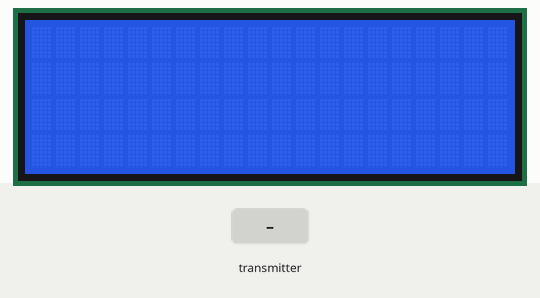
Simulated run of this sketch. Board: Arduino Uno, built with avr-gcc and run on an emulated ATmega328P. On the bench: 20×4 character LCD. The test bench sets the inputs (shaded band). No radio packets arrive unless stated; what the sketch prints to the serial monitor is not drawn.

Above: at 1.2 s.
1.3 s: the transmitter starts sending arr.0 = 0
At 2.5 s:
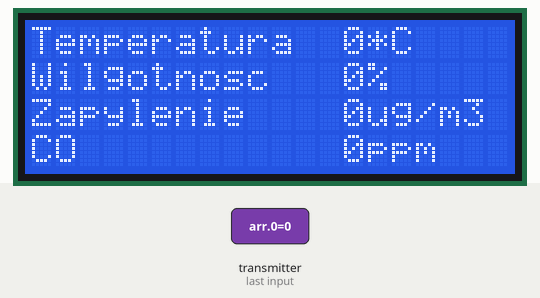
2.8 s: the transmitter starts sending arr.0 = 100
At 3.8 s:
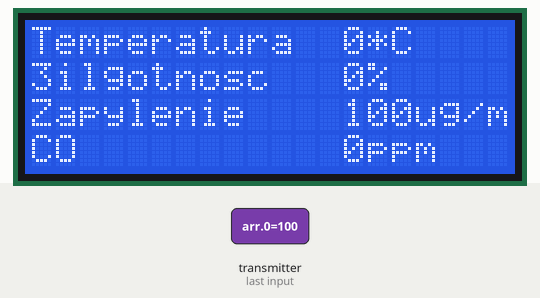
4.3 s: the transmitter starts sending arr.0 = 0
At 4.7 s:
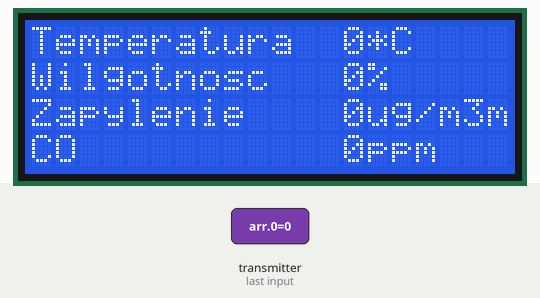
5.8 s: the transmitter starts sending arr.1 = 25
At 6.9 s:
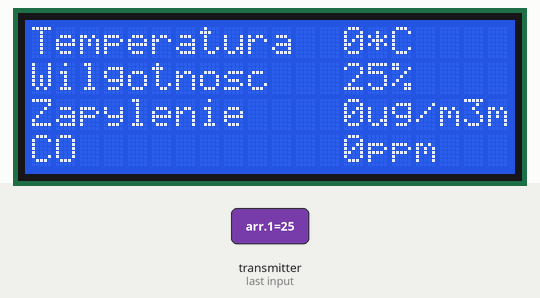
7.4 s: the transmitter starts sending arr.1 = 0
At 8.6 s:
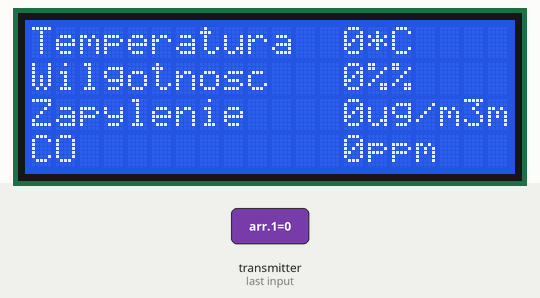
8.9 s: the transmitter starts sending arr.0 = 25
At 9.6 s:
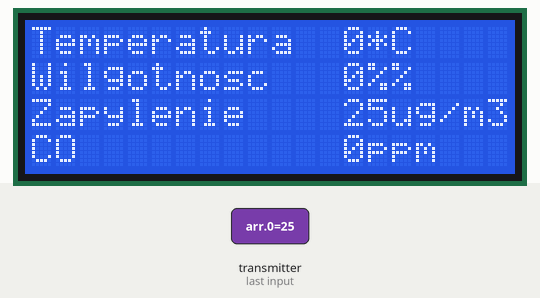
Timing chart, 0 to 11.4 s (numbered marks = the images above; inputs shaded):
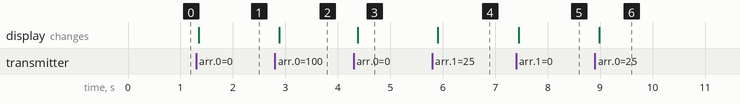

The sketch:

odbiornik.ino
```cpp
#include "nRF24L01.h"  //bibiloteka dla modułu radiowego
#include "RF24.h"
#include <SPI.h>      //bibiloteka SPI
#include <Wire.h>     //bibiloteka wire
#include <LiquidCrystal_I2C.h>   //bibiloteka obsługi wyświetlacza LCD

LiquidCrystal_I2C lcd(0x27, 2, 1, 0, 4, 5, 6, 7, 3, POSITIVE); // definicja wyświetlacza LCD
// defnicja modułu radiowego
RF24 radio(7, 8);
const uint64_t pipes[2] = { 0xF0F0F0F0E1LL, 0xF0F0F0F0D2LL };
typedef enum { role_ping_out = 1, role_pong_back } role_e;
const char* role_friendly_name[] = { "invalid", "Ping out", "Pong back"};
role_e role = role_pong_back;

void setup(void)
{
  lcd.begin(20, 4); // określenie wielkości wyświetlacza LCD
  Serial.begin(57600); // otwarcie transmisji szeregowej
  // initializacja modułu radiowego
  radio.begin();
  radio.setRetries(15, 15);
  radio.openReadingPipe(1, pipes[1]);
  radio.startListening();
  radio.printDetails();
  radio.openWritingPipe(pipes[1]);
  radio.openReadingPipe(1, pipes[0]);
  radio.startListening();
}

void loop(void)
{

  if ( radio.available() )
  {
    float arr[5]; // tablica przesyłanych danych

    radio.read( &arr, sizeof(arr) ); //odczyt tablicy
    // wyświetlenie danych za pomocą portu szeregowego
    Serial.print(arr[2]);
    Serial.print("*C  ");
    Serial.print(arr[1]);
    Serial.print("%  ");
    Serial.print(arr[0]);
    Serial.println("ug");
    //wyświetlenie danych za pomocą wyświetlacza LCD
    lcd.setCursor(0, 0);
    lcd.print("Temperatura");
    lcd.setCursor(13, 0);
    lcd.print(arr[2], 0);
    lcd.print("*C");
    lcd.setCursor(0, 1);
    lcd.print("Wilgotnosc");
    lcd.setCursor(13, 1);
    lcd.print(arr[1], 0);
    lcd.print("%");
    lcd.setCursor(0, 3);
    lcd.print("CO");
    lcd.setCursor(13, 3);
    lcd.print(arr[3], 0);
    lcd.print("ppm");
    lcd.setCursor(0, 2);
    lcd.print("Zapylenie");
    lcd.setCursor(13, 2);
    lcd.print(arr[0], 0);
    lcd.print("ug/m3");
    delay(20);
  }
}
```

Measured:
- after the input at 1.3 s, the display: changes after 0.05 s (image 1)
- after the input at 2.8 s, the display: changes after 0.08 s (image 2)
- after the input at 4.3 s, the display: changes after 0.08 s (image 3)
- after the input at 5.8 s, the display: changes after 0.11 s (image 4)
- after the input at 7.4 s, the display: changes after 0.05 s (image 5)
- after the input at 8.9 s, the display: changes after 0.08 s (image 6)
